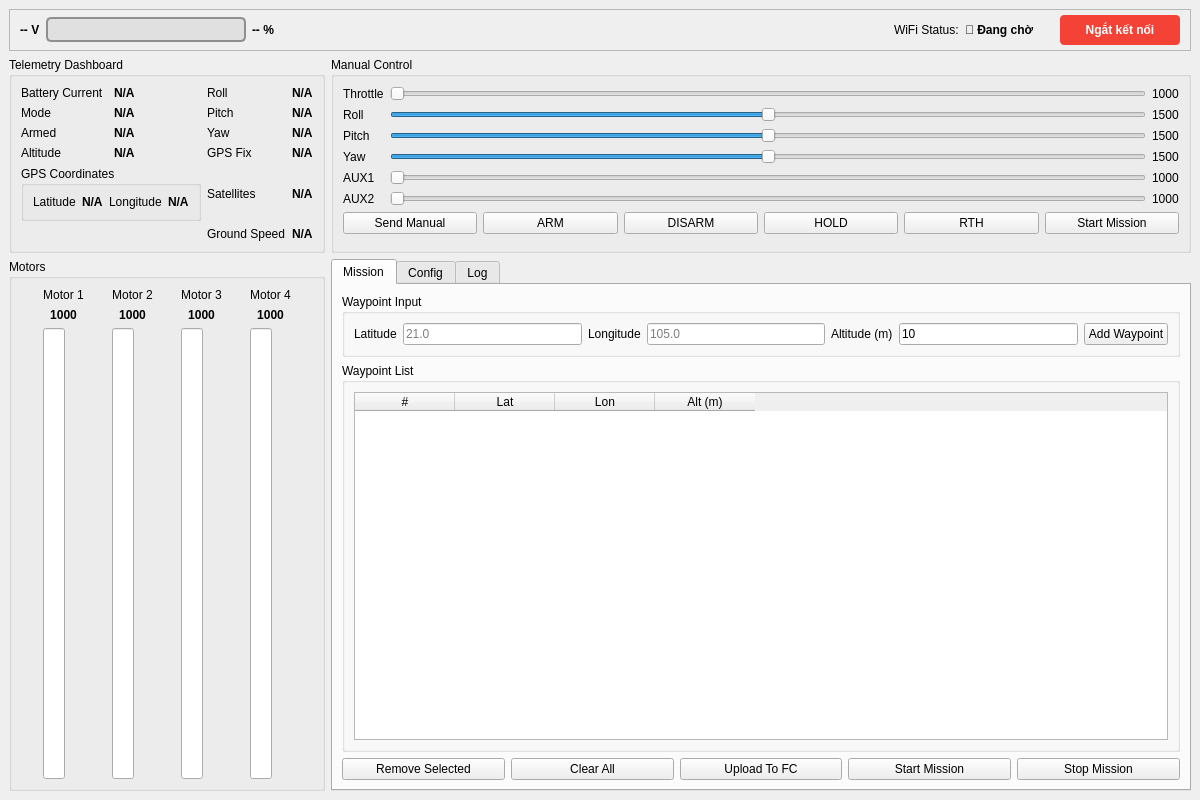
<?xml version="1.0" encoding="UTF-8"?>
<ui version="4.0">
 <class>MainWindow</class>
 <widget class="QMainWindow" name="MainWindow">
  <property name="geometry">
   <rect>
    <x>0</x>
    <y>0</y>
    <width>1200</width>
    <height>800</height>
   </rect>
  </property>
  <property name="windowTitle">
   <string>Drone Ground Control Station - INAV MSP</string>
  </property>
  <widget class="QWidget" name="centralWidget">
   <layout class="QVBoxLayout" name="verticalLayout_main">
    
    <item>
     <widget class="QFrame" name="frame_topbar">
      <property name="frameShape">
       <enum>QFrame::StyledPanel</enum>
      </property>
      <property name="frameShadow">
       <enum>QFrame::Raised</enum>
      </property>
      <layout class="QHBoxLayout" name="hLayout_topbar">
       <property name="leftMargin">
        <number>10</number>
       </property>
       <property name="topMargin">
        <number>5</number>
       </property>
       <property name="rightMargin">
        <number>10</number>
       </property>
       <property name="bottomMargin">
        <number>5</number>
       </property>
       
       <item>
        <widget class="QLabel" name="lbl_batt_volt">
         <property name="text"><string>-- V</string></property>
         <property name="font"><font><weight>75</weight><bold>true</bold></font></property>
        </widget>
       </item>
       <item>
        <widget class="QProgressBar" name="bar_battery_volt">
         <property name="minimumSize">
          <size><width>150</width><height>20</height></size>
         </property>
         <property name="maximumSize">
          <size><width>200</width><height>25</height></size>
         </property>
         <property name="value"><number>0</number></property>
         <property name="textVisible"><bool>false</bool></property>
         <property name="styleSheet">
          <string>QProgressBar { border: 2px solid #8f8f91; border-radius: 5px; background-color: #e0e0e0; text-align: center; } QProgressBar::chunk { background-color: gray; border-radius: 3px; }</string>
         </property>
        </widget>
       </item>
       <item>
        <widget class="QLabel" name="lbl_batt_perc">
         <property name="text"><string>-- %</string></property>
         <property name="font"><font><weight>75</weight><bold>true</bold></font></property>
        </widget>
       </item>
       
       <item>
        <spacer name="horizontalSpacer">
         <property name="orientation"><enum>Qt::Horizontal</enum></property>
         <property name="sizeHint"><size><width>40</width><height>20</height></size></property>
        </spacer>
       </item>
       
       <item>
        <widget class="QLabel" name="lbl_wifi_status">
         <property name="text"><string>WiFi Status:</string></property>
        </widget>
       </item>
       <item>
        <widget class="QLabel" name="lbl_wifi_icon">
         <property name="text"><string>📶 Đang chờ</string></property>
         <property name="font"><font><weight>75</weight><bold>true</bold></font></property>
        </widget>
       </item>
       
       <item>
        <spacer name="horizontalSpacer_2">
         <property name="orientation"><enum>Qt::Horizontal</enum></property>
         <property name="sizeType"><enum>QSizePolicy::Fixed</enum></property>
         <property name="sizeHint"><size><width>20</width><height>20</height></size></property>
        </spacer>
       </item>

       <item>
        <widget class="QPushButton" name="btn_disconnect">
         <property name="text"><string>Ngắt kết nối</string></property>
         <property name="minimumSize"><size><width>120</width><height>30</height></size></property>
         <property name="styleSheet"><string>QPushButton { background-color: #F44336; color: white; font-weight: bold; border-radius: 4px; } QPushButton:hover { background-color: #D32F2F; }</string></property>
        </widget>
       </item>

      </layout>
     </widget>
    </item>

    <item>
     <layout class="QGridLayout" name="gridLayout_main">
      
      <item row="0" column="0">
       <widget class="QGroupBox" name="grp_telemetry">
        <property name="title"><string>Telemetry Dashboard</string></property>
        <layout class="QGridLayout" name="gridLayout_telemetry">
         
         <item row="0" column="0"><widget class="QLabel" name="lbl_batt_curr"><property name="text"><string>Battery Current</string></property></widget></item>
         <item row="0" column="1"><widget class="QLabel" name="val_batt_curr"><property name="text"><string>N/A</string></property><property name="font"><font><weight>75</weight><bold>true</bold></font></property></widget></item>
         <item row="1" column="0"><widget class="QLabel" name="lbl_mode"><property name="text"><string>Mode</string></property></widget></item>
         <item row="1" column="1"><widget class="QLabel" name="val_mode"><property name="text"><string>N/A</string></property><property name="font"><font><weight>75</weight><bold>true</bold></font></property></widget></item>
         <item row="2" column="0"><widget class="QLabel" name="lbl_armed"><property name="text"><string>Armed</string></property></widget></item>
         <item row="2" column="1"><widget class="QLabel" name="val_armed"><property name="text"><string>N/A</string></property><property name="font"><font><weight>75</weight><bold>true</bold></font></property></widget></item>
         <item row="3" column="0"><widget class="QLabel" name="lbl_alt"><property name="text"><string>Altitude</string></property></widget></item>
         <item row="3" column="1"><widget class="QLabel" name="val_alt"><property name="text"><string>N/A</string></property><property name="font"><font><weight>75</weight><bold>true</bold></font></property></widget></item>
         
         <item row="4" column="0" colspan="2">
          <widget class="QGroupBox" name="grp_gps_coords">
           <property name="title"><string>GPS Coordinates</string></property>
           <layout class="QGridLayout" name="gridLayout_gps_coords">
            <item row="0" column="0"><widget class="QLabel" name="lbl_lat"><property name="text"><string>Latitude</string></property></widget></item>
            <item row="0" column="1"><widget class="QLabel" name="val_lat"><property name="text"><string>N/A</string></property><property name="font"><font><weight>75</weight><bold>true</bold></font></property></widget></item>
            <item row="0" column="2"><widget class="QLabel" name="lbl_lon"><property name="text"><string>Longitude</string></property></widget></item>
            <item row="0" column="3"><widget class="QLabel" name="val_lon"><property name="text"><string>N/A</string></property><property name="font"><font><weight>75</weight><bold>true</bold></font></property></widget></item>
           </layout>
          </widget>
         </item>

         <item row="0" column="4"><widget class="QLabel" name="lbl_roll"><property name="text"><string>Roll</string></property></widget></item>
         <item row="0" column="5"><widget class="QLabel" name="val_roll"><property name="text"><string>N/A</string></property><property name="font"><font><weight>75</weight><bold>true</bold></font></property></widget></item>
         <item row="1" column="4"><widget class="QLabel" name="lbl_pitch"><property name="text"><string>Pitch</string></property></widget></item>
         <item row="1" column="5"><widget class="QLabel" name="val_pitch"><property name="text"><string>N/A</string></property><property name="font"><font><weight>75</weight><bold>true</bold></font></property></widget></item>
         <item row="2" column="4"><widget class="QLabel" name="lbl_yaw"><property name="text"><string>Yaw</string></property></widget></item>
         <item row="2" column="5"><widget class="QLabel" name="val_yaw"><property name="text"><string>N/A</string></property><property name="font"><font><weight>75</weight><bold>true</bold></font></property></widget></item>
         <item row="3" column="4"><widget class="QLabel" name="lbl_gps_fix"><property name="text"><string>GPS Fix</string></property></widget></item>
         <item row="3" column="5"><widget class="QLabel" name="val_gps_fix"><property name="text"><string>N/A</string></property><property name="font"><font><weight>75</weight><bold>true</bold></font></property></widget></item>
         <item row="4" column="4"><widget class="QLabel" name="lbl_sats"><property name="text"><string>Satellites</string></property></widget></item>
         <item row="4" column="5"><widget class="QLabel" name="val_sats"><property name="text"><string>N/A</string></property><property name="font"><font><weight>75</weight><bold>true</bold></font></property></widget></item>
         <item row="5" column="4"><widget class="QLabel" name="lbl_spd"><property name="text"><string>Ground Speed</string></property></widget></item>
         <item row="5" column="5"><widget class="QLabel" name="val_spd"><property name="text"><string>N/A</string></property><property name="font"><font><weight>75</weight><bold>true</bold></font></property></widget></item>
         
        </layout>
       </widget>
      </item>

      <item row="0" column="1">
       <widget class="QGroupBox" name="grp_manual_control">
        <property name="title"><string>Manual Control</string></property>
        <layout class="QGridLayout" name="gridLayout_manual">
         <item row="0" column="0"><widget class="QLabel" name="lbl_throttle"><property name="text"><string>Throttle</string></property></widget></item>
         <item row="0" column="1"><widget class="QSlider" name="slider_throttle"><property name="minimum"><number>1000</number></property><property name="maximum"><number>2000</number></property><property name="value"><number>1000</number></property><property name="orientation"><enum>Qt::Horizontal</enum></property></widget></item>
         <item row="0" column="2"><widget class="QLabel" name="val_throttle"><property name="text"><string>1000</string></property></widget></item>
         <item row="1" column="0"><widget class="QLabel" name="lbl_roll_input"><property name="text"><string>Roll</string></property></widget></item>
         <item row="1" column="1"><widget class="QSlider" name="slider_roll"><property name="minimum"><number>1000</number></property><property name="maximum"><number>2000</number></property><property name="value"><number>1500</number></property><property name="orientation"><enum>Qt::Horizontal</enum></property></widget></item>
         <item row="1" column="2"><widget class="QLabel" name="val_roll_input"><property name="text"><string>1500</string></property></widget></item>
         <item row="2" column="0"><widget class="QLabel" name="lbl_pitch_input"><property name="text"><string>Pitch</string></property></widget></item>
         <item row="2" column="1"><widget class="QSlider" name="slider_pitch"><property name="minimum"><number>1000</number></property><property name="maximum"><number>2000</number></property><property name="value"><number>1500</number></property><property name="orientation"><enum>Qt::Horizontal</enum></property></widget></item>
         <item row="2" column="2"><widget class="QLabel" name="val_pitch_input"><property name="text"><string>1500</string></property></widget></item>
         <item row="3" column="0"><widget class="QLabel" name="lbl_yaw_input"><property name="text"><string>Yaw</string></property></widget></item>
         <item row="3" column="1"><widget class="QSlider" name="slider_yaw"><property name="minimum"><number>1000</number></property><property name="maximum"><number>2000</number></property><property name="value"><number>1500</number></property><property name="orientation"><enum>Qt::Horizontal</enum></property></widget></item>
         <item row="3" column="2"><widget class="QLabel" name="val_yaw_input"><property name="text"><string>1500</string></property></widget></item>
         <item row="4" column="0"><widget class="QLabel" name="lbl_aux1"><property name="text"><string>AUX1</string></property></widget></item>
         <item row="4" column="1"><widget class="QSlider" name="slider_aux1"><property name="minimum"><number>1000</number></property><property name="maximum"><number>2000</number></property><property name="value"><number>1000</number></property><property name="orientation"><enum>Qt::Horizontal</enum></property></widget></item>
         <item row="4" column="2"><widget class="QLabel" name="val_aux1"><property name="text"><string>1000</string></property></widget></item>
         <item row="5" column="0"><widget class="QLabel" name="lbl_aux2"><property name="text"><string>AUX2</string></property></widget></item>
         <item row="5" column="1"><widget class="QSlider" name="slider_aux2"><property name="minimum"><number>1000</number></property><property name="maximum"><number>2000</number></property><property name="value"><number>1000</number></property><property name="orientation"><enum>Qt::Horizontal</enum></property></widget></item>
         <item row="5" column="2"><widget class="QLabel" name="val_aux2"><property name="text"><string>1000</string></property></widget></item>
         <item row="6" column="0" colspan="3">
          <layout class="QHBoxLayout" name="hLayout_buttons">
           <item><widget class="QPushButton" name="btn_send_manual"><property name="text"><string>Send Manual</string></property></widget></item>
           <item><widget class="QPushButton" name="btn_arm"><property name="text"><string>ARM</string></property></widget></item>
           <item><widget class="QPushButton" name="btn_disarm"><property name="text"><string>DISARM</string></property></widget></item>
           <item><widget class="QPushButton" name="btn_hold"><property name="text"><string>HOLD</string></property></widget></item>
           <item><widget class="QPushButton" name="btn_rth"><property name="text"><string>RTH</string></property></widget></item>
           <item><widget class="QPushButton" name="btn_start_mission_main"><property name="text"><string>Start Mission</string></property></widget></item>
          </layout>
         </item>
        </layout>
       </widget>
      </item>

      <item row="1" column="0">
       <widget class="QGroupBox" name="grp_motors">
        <property name="title"><string>Motors</string></property>
        <layout class="QHBoxLayout" name="hLayout_motors">
         <item>
          <layout class="QVBoxLayout" name="vLayout_motor1">
           <item><widget class="QLabel" name="lbl_motor1"><property name="text"><string>Motor 1</string></property><property name="alignment"><set>Qt::AlignCenter</set></property></widget></item>
           <item><widget class="QLabel" name="val_motor1"><property name="text"><string>1000</string></property><property name="font"><font><weight>75</weight><bold>true</bold></font></property><property name="alignment"><set>Qt::AlignCenter</set></property></widget></item>
           <item><widget class="QProgressBar" name="bar_motor1"><property name="minimum"><number>1000</number></property><property name="maximum"><number>2000</number></property><property name="value"><number>1000</number></property><property name="orientation"><enum>Qt::Vertical</enum></property><property name="textVisible"><bool>false</bool></property><property name="styleSheet"><string>QProgressBar::chunk { background-color: #4CAF50; }</string></property></widget></item>
          </layout>
         </item>
         <item>
          <layout class="QVBoxLayout" name="vLayout_motor2">
           <item><widget class="QLabel" name="lbl_motor2"><property name="text"><string>Motor 2</string></property><property name="alignment"><set>Qt::AlignCenter</set></property></widget></item>
           <item><widget class="QLabel" name="val_motor2"><property name="text"><string>1000</string></property><property name="font"><font><weight>75</weight><bold>true</bold></font></property><property name="alignment"><set>Qt::AlignCenter</set></property></widget></item>
           <item><widget class="QProgressBar" name="bar_motor2"><property name="minimum"><number>1000</number></property><property name="maximum"><number>2000</number></property><property name="value"><number>1000</number></property><property name="orientation"><enum>Qt::Vertical</enum></property><property name="textVisible"><bool>false</bool></property><property name="styleSheet"><string>QProgressBar::chunk { background-color: #4CAF50; }</string></property></widget></item>
          </layout>
         </item>
         <item>
          <layout class="QVBoxLayout" name="vLayout_motor3">
           <item><widget class="QLabel" name="lbl_motor3"><property name="text"><string>Motor 3</string></property><property name="alignment"><set>Qt::AlignCenter</set></property></widget></item>
           <item><widget class="QLabel" name="val_motor3"><property name="text"><string>1000</string></property><property name="font"><font><weight>75</weight><bold>true</bold></font></property><property name="alignment"><set>Qt::AlignCenter</set></property></widget></item>
           <item><widget class="QProgressBar" name="bar_motor3"><property name="minimum"><number>1000</number></property><property name="maximum"><number>2000</number></property><property name="value"><number>1000</number></property><property name="orientation"><enum>Qt::Vertical</enum></property><property name="textVisible"><bool>false</bool></property><property name="styleSheet"><string>QProgressBar::chunk { background-color: #4CAF50; }</string></property></widget></item>
          </layout>
         </item>
         <item>
          <layout class="QVBoxLayout" name="vLayout_motor4">
           <item><widget class="QLabel" name="lbl_motor4"><property name="text"><string>Motor 4</string></property><property name="alignment"><set>Qt::AlignCenter</set></property></widget></item>
           <item><widget class="QLabel" name="val_motor4"><property name="text"><string>1000</string></property><property name="font"><font><weight>75</weight><bold>true</bold></font></property><property name="alignment"><set>Qt::AlignCenter</set></property></widget></item>
           <item><widget class="QProgressBar" name="bar_motor4"><property name="minimum"><number>1000</number></property><property name="maximum"><number>2000</number></property><property name="value"><number>1000</number></property><property name="orientation"><enum>Qt::Vertical</enum></property><property name="textVisible"><bool>false</bool></property><property name="styleSheet"><string>QProgressBar::chunk { background-color: #4CAF50; }</string></property></widget></item>
          </layout>
         </item>
        </layout>
       </widget>
      </item>

      <item row="1" column="1">
       <widget class="QTabWidget" name="tabWidget">
        <property name="currentIndex"><number>0</number></property>
        <widget class="QWidget" name="tab_mission">
         <attribute name="title"><string>Mission</string></attribute>
         <layout class="QVBoxLayout" name="vLayout_mission">
          <item>
           <widget class="QGroupBox" name="grp_waypoint_input">
            <property name="title"><string>Waypoint Input</string></property>
            <layout class="QHBoxLayout" name="hLayout_wp_input">
             <item><widget class="QLabel" name="lbl_wp_lat"><property name="text"><string>Latitude</string></property></widget></item>
             <item><widget class="QLineEdit" name="input_lat"><property name="placeholderText"><string>21.0</string></property></widget></item>
             <item><widget class="QLabel" name="lbl_wp_lon"><property name="text"><string>Longitude</string></property></widget></item>
             <item><widget class="QLineEdit" name="input_lon"><property name="placeholderText"><string>105.0</string></property></widget></item>
             <item><widget class="QLabel" name="lbl_wp_alt"><property name="text"><string>Altitude (m)</string></property></widget></item>
             <item><widget class="QLineEdit" name="input_alt"><property name="text"><string>10</string></property></widget></item>
             <item><widget class="QPushButton" name="btn_add_waypoint"><property name="text"><string>Add Waypoint</string></property></widget></item>
            </layout>
           </widget>
          </item>
          <item>
           <widget class="QGroupBox" name="grp_waypoint_list">
            <property name="title"><string>Waypoint List</string></property>
            <layout class="QVBoxLayout" name="vLayout_wp_list">
             <item>
              <widget class="QTableWidget" name="table_waypoints">
               <column><property name="text"><string>#</string></property></column>
               <column><property name="text"><string>Lat</string></property></column>
               <column><property name="text"><string>Lon</string></property></column>
               <column><property name="text"><string>Alt (m)</string></property></column>
              </widget>
             </item>
            </layout>
           </widget>
          </item>
          <item>
           <layout class="QHBoxLayout" name="hLayout_tab_buttons">
            <item><widget class="QPushButton" name="btn_remove"><property name="text"><string>Remove Selected</string></property></widget></item>
            <item><widget class="QPushButton" name="btn_clear"><property name="text"><string>Clear All</string></property></widget></item>
            <item><widget class="QPushButton" name="btn_upload"><property name="text"><string>Upload To FC</string></property></widget></item>
            <item><widget class="QPushButton" name="btn_start_mission_tab"><property name="text"><string>Start Mission</string></property></widget></item>
            <item><widget class="QPushButton" name="btn_stop_mission"><property name="text"><string>Stop Mission</string></property></widget></item>
           </layout>
          </item>
         </layout>
        </widget>
        <widget class="QWidget" name="tab_config"><attribute name="title"><string>Config</string></attribute></widget>
        <widget class="QWidget" name="tab_log"><attribute name="title"><string>Log</string></attribute></widget>
       </widget>
      </item>
      
     </layout>
    </item>
   </layout>
  </widget>
 </widget>
 <resources/>
 <connections/>
</ui>
